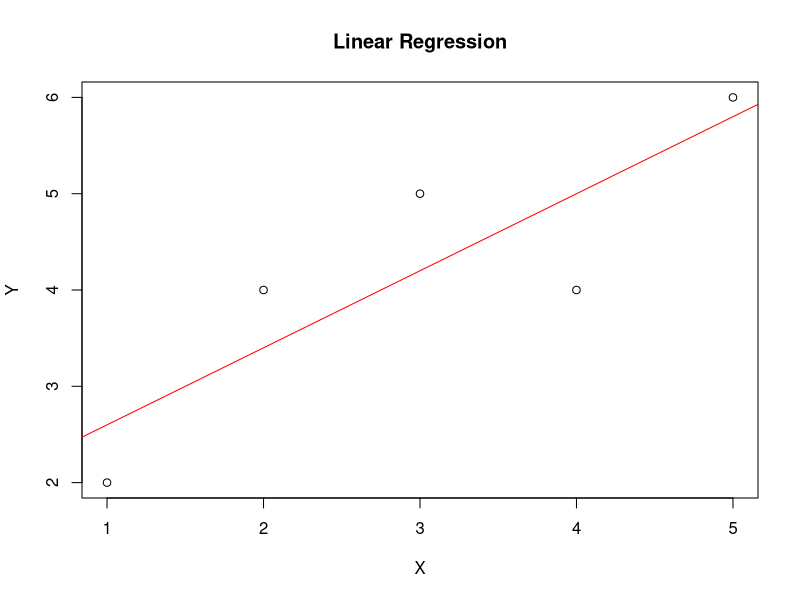
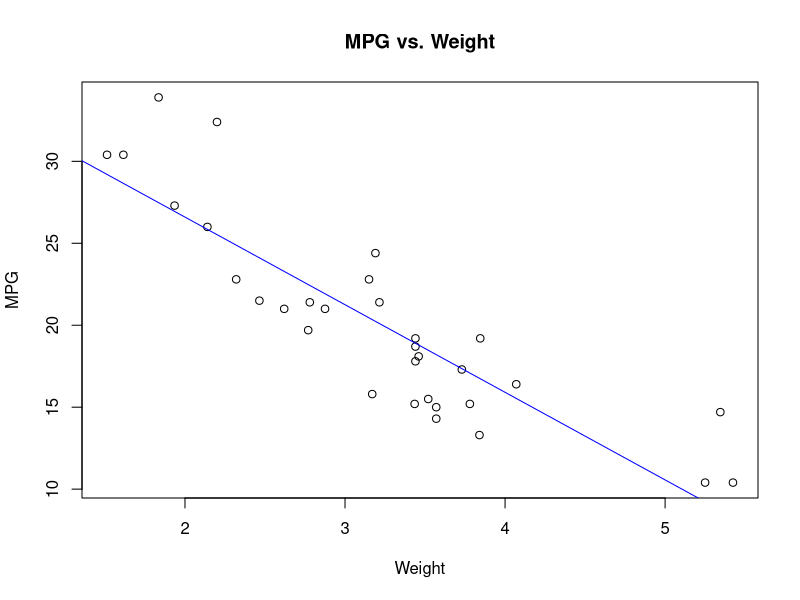

Source code (R) for these figures, in order:
x <- c(1, 2, 3, 4, 5)  
y <- c(2, 4, 5, 4, 6) 

df <- data.frame(x = x, y = y) 

model <- lm(y ~ x, data = df)

summary(model)

new_data <- data.frame(x = c(6, 7))
predictions <- predict(model, newdata = new_data)
print(predictions)


plot(df$x, df$y, main = "Linear Regression", xlab = "X", ylab = "Y")
abline(model, col = "red")

data(mtcars) 
model_mtcars <- lm(mpg ~ wt, data = mtcars) 
summary(model_mtcars)
plot(mtcars$wt, mtcars$mpg, main = "MPG vs. Weight", xlab = "Weight", ylab = "MPG")
abline(model_mtcars, col = "blue")